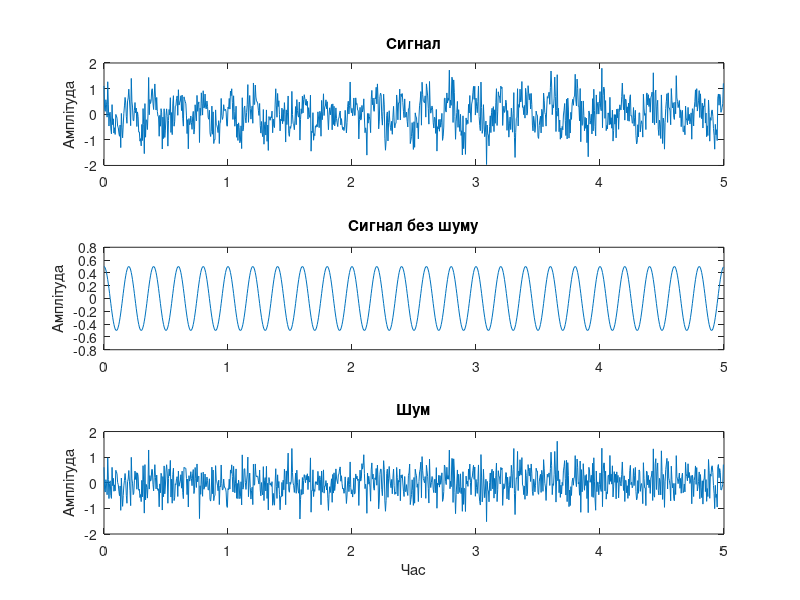

Reproduce this figure in MATLAB. (Note: this script raises an error after producing the figure.)
function lab05_main
%=== Дисципліна: Основи обробки біомедичної інформації ===
%--- Лабораторна робота #5 КОРЕЛЯЦІЙНИЙ АНАЛІЗ БІОСИГНАЛІВ
%
% Використовуйте файли даних: 
%   eeg1-c3.dat - сигнал ЕЕГ, fs = 100 Гц
%   eeg1-f3.dat - сигнал ЕЕГ, fs = 100 Гц
%   eeg1-f4.dat - сигнал ЕЕГ, fs = 100 Гц
%   eeg1-p3.dat - сигнал ЕЕГ, fs = 100 Гц
%   eeg1-p4.dat - сигнал ЕЕГ, fs = 100 Гц
%   eeg1-o2.dat - сигнал ЕЕГ, fs = 100 Гц
%----------------------------------------------------------

clear, clc, close all
disp('Лабораторна робота #5')
disp('КОРЕЛЯЦІЙНИЙ АНАЛІЗ БІОСИГНАЛІВ')
disp('Виконав:  , група ... ННІІДС')

%=== Завдання #1.1 ===
% Моделювання стаціонарного випадкового процесу
fs = 200;
f0 = 5;
A = 0.5;
D = 0.25;
n = 1000;
t = (0:(n-1))/fs; % вектор часу
s = A*cos(2*pi*f0*t);
v = randn(size(t))*sqrt(D);
x = s + v;

% Графіки отриманих сигналів
figure(1)
subplot(3, 1, 1), plot(t, x);
title('Сигнал'); 
ylim([-2 2]); 
ylabel('Амплітуда');
subplot(3, 1, 2), plot(t, s);
title('Сигнал без шуму'); ylabel('Амплітуда')
subplot(3, 1, 3), plot(t, v);
title('Шум'); xlabel('Час'); ylabel('Амплітуда');

%=== Завдання #1.2 ===
% Обчислення оцінки дисперсії шуму, дисперсії сигналу та відношення шум/сигнал
fprintf('Дисперсія сигналу = %4.3g\n', var(s))
fprintf('Дисперсія шуму = %4.3g\n', var(v))
fprintf('Відношення шум/сигнал = %4.3g\n', snr(s, v))

%=== Завдання #1.3 ===
% Обчислення незміщеної оцінки АКФ змодельованого процесу  
maxlag = fix(0.2*length(x));
[v, lags] = xcorr(x, maxlag, 'unbiased');
figure(2)
plot(lags, v); title('Незміщена АКФ змодельованого процесу');
xlim([-5 5]);
xlabel('Відліки'); ylabel('Значення');

%=== Завдання #1.4 ===
% Обчислення зміщеної оцінки АКФ змодельованого процесу  
maxlag2 = fix(0.8*length(x));
[v2, lags2] = xcorr(x, maxlag2, 'biased');
figure(3)
plot(lags2, v2); title('Зміщена АКФ змодельованого процесу');
xlim([-5 5]);
xlabel('Відліки'); ylabel('Значення');

%=== Завдання #1.5 ===
% Обчислення оцінки АКФ змодельованого процесу при збільшенні тривалості процесу 
%t=100
t3 = 0:100; % вектор часу
v3 = randn(size(t3))*sqrt(D);
s3 = A*cos(2*pi*f0*t3);
x3 = s3 + v3;

maxlag3 = fix(0.3*length(x3));
[r3, lags3] = xcorr(x3, maxlag3, 'unbiased');
[r_3, lags_3] = xcorr(x3, maxlag3, 'biased');
figure(4)
subplot(2, 1, 1); plot(lags3, r3); 
title('Незміщена АКФ змодельованого процесу при t = 100');
xlim([-30 30]);
ylabel('Значення');
subplot(2, 1, 2); plot(lags_3, r_3); 
title('Зміщена АКФ змодельованого процесу при t = 100');
xlim([-30 30]);
xlabel('Відліки'); ylabel('Значення');

%t=1000
t4 = 0:1000; % вектор часу
v4 = randn(size(t4))*sqrt(D);
s4 = A*cos(2*pi*f0*t4);
x4 = s4 + v4;

maxlag4 = fix(0.3*length(x4));
[r4, lags4] = xcorr(x4, maxlag4, 'unbiased');
[r_4, lags_4] = xcorr(x4, maxlag4, 'biased');
figure(5)
subplot(2, 1, 1); plot(lags4, r4); 
title('Незміщена АКФ змодельованого процесу при t = 1000');
xlim([-30 30]);
ylabel('Значення');
subplot(2, 1, 2); plot(lags_4, r_4); 
title('Зміщена АКФ змодельованого процесу при t = 1000');
xlim([-30 30]);
xlabel('Відліки'); ylabel('Значення');
